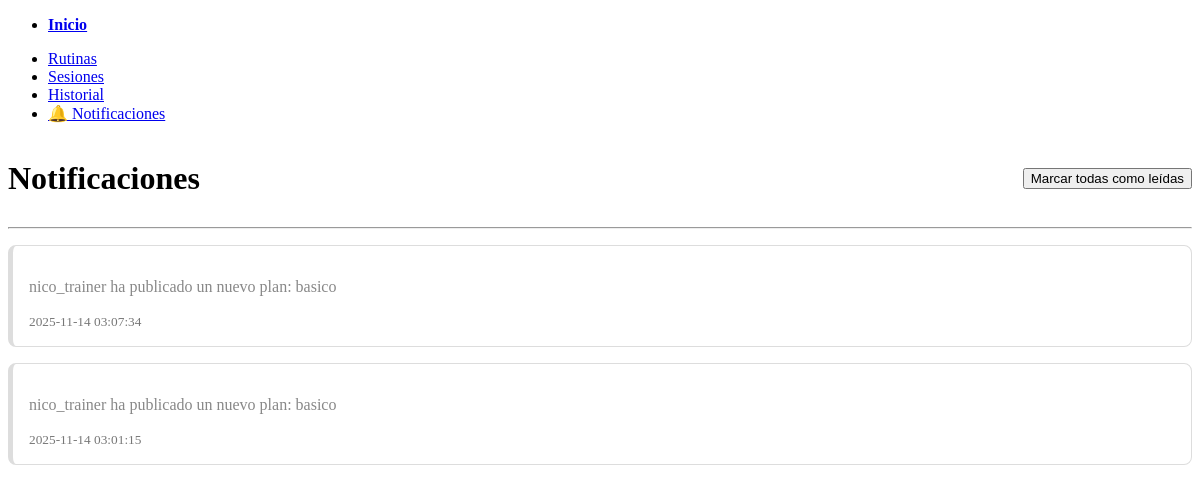
Page /notifications/ (signed in) on the earlier database version.
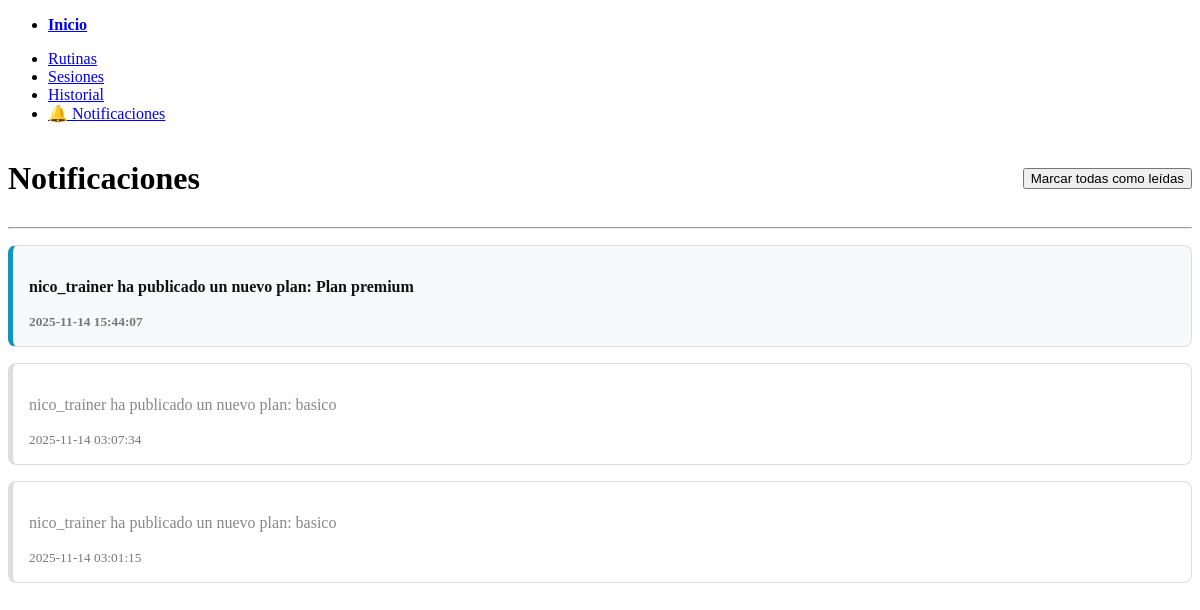
Same page on the later database version.
### app/models/notification.py (models this page shows)
class Notification(Base):
    __tablename__ = "notifications"
    id = Column(Integer, primary_key=True, index=True)
    message = Column(String, nullable=False)
    is_read = Column(Boolean, default=False, nullable=False)
    created_at = Column(DateTime, default=func.now())
    user_id = Column(Integer, ForeignKey("users.id"), nullable=False)
    user = relationship("User", back_populates="notifications")

### app/api/routes/notifications.py (the view)
@router.get("/", response_class=HTMLResponse)
def get_my_notifications(
    request: Request,
    db: Session = Depends(get_db),
    current_user: User = Depends(get_current_user)
):
    notifications = db.query(Notification).filter(
        Notification.user_id == current_user.id
    ).order_by(Notification.created_at.desc()).all()
    return templates.TemplateResponse("notifications.html", {
        "request": request,
        "notifications": notifications
    })

### app/templates/notifications.html (shortened to what this page needs)
{% extends "base.html" %}
{% block content %}
<div style="display: flex; justify-content: space-between; align-items: center;">
    <h1>Notificaciones</h1>
    <form action="/notifications/mark_as_read" method="post">
        <button type="submit">Marcar todas como leídas</button>
    </form>
</div>
<hr>
{% if notifications %}
    <ul style="list-style: none; padding: 0;">
    {% for notif in notifications %}
        <li class="notification-item {% if not notif.is_read %}unread{% endif %}">
            <p>{{ notif.message }}</p>
            <small style="color: #777;">
                {{ notif.created_at }}
            </small>
        </li>
    {% endfor %}
    </ul>
{% else %}
    <p>No tenés notificaciones.</p>
{% endif %}
{% endblock %}

Differences in the rows shown:
added Notification: message "nico_trainer ha publicado un nuevo plan: Plan premium", created_at "2025-11-14 15:44:07", is_read False (drawn)
